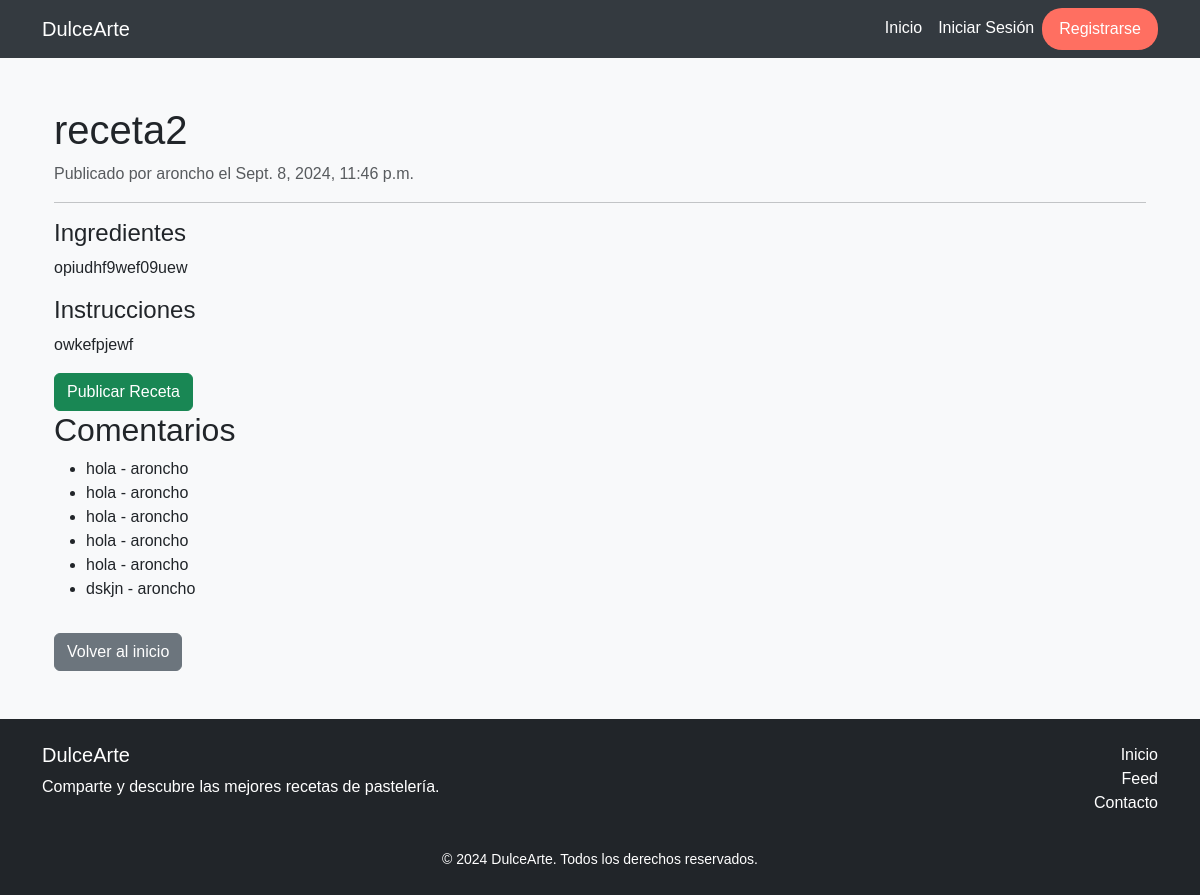
The app's page /receta/2/ with its own data.
### recetas/models.py (models this page shows)
class Receta(models.Model):
    titulo = models.CharField(max_length=200)
    descripcion = models.TextField()
    ingredientes = models.TextField()
    instrucciones = models.TextField()
    autor = models.ForeignKey(settings.AUTH_USER_MODEL, on_delete=models.CASCADE)
    fecha_creacion = models.DateTimeField(auto_now_add=True)

class Comentario(models.Model):
    contenido = models.TextField()
    autor = models.ForeignKey(settings.AUTH_USER_MODEL, on_delete=models.CASCADE)
    receta = models.ForeignKey(Receta, on_delete=models.CASCADE, related_name='comentarios', default=1)
    fecha_creacion = models.DateTimeField(auto_now_add=True)

### usuarios/models.py (models this page shows)
class Usuario(AbstractUser):
    bio = models.TextField(null=True, blank=True)
    avatar = models.ImageField(upload_to='avatars/', null=True, blank=True)
    groups = models.ManyToManyField(
        Group,
        related_name='usuarios_set',  # Cambia el related_name para evitar conflicto
        blank=True,
        help_text='The groups this user belongs to.',
        verbose_name='groups',
    )
    user_permissions = models.ManyToManyField(
        Permission,
        related_name='usuarios_set',  # Cambia el related_name para evitar conflicto
        blank=True,
        help_text='Specific permissions for this user.',
        verbose_name='user permissions',
    )
    def __str__(self):
        return self.username

### recetas/views.py (the view)
# urls.py: path('receta/<int:receta_id>/', views.detalle_receta, name='detalle_receta'),  # Detalle de receta
def detalle_receta(request, receta_id):
    receta = get_object_or_404(Receta, id=receta_id)
    if request.method == 'POST' and 'publicar' in request.POST:
        receta.publicada = True  # Cambiamos el estado de la receta a publicada
        receta.save()
        return redirect('detalle_receta', receta_id=receta.id)
    return render(request, 'recetas/detalle_receta.html', {'receta': receta})

### recetas/templates/recetas/detalle_receta.html (shortened to what this page needs)
{% extends 'recetas/base.html' %}
{% block content %}
    <div class="container mt-5">
        <div class="row">
            <div class="col-md-12">
                <h1>{{ receta.titulo }}</h1>
                <p class="text-muted">Publicado por {{ receta.autor }} el {{ receta.fecha_creacion }}</p>
                <hr>
                <h4>Ingredientes</h4>
                <p>{{ receta.ingredientes }}</p>
                <h4>Instrucciones</h4>
                <p>{{ receta.instrucciones }}</p>
                {% if not receta.publicada %}
                    <form method="post">
                        <button type="submit" name="publicar" class="btn btn-success">Publicar Receta</button>
                    </form>
                {% else %}
                    <p class="text-success">Esta receta ya ha sido publicada.</p>
                {% endif %}
                <h2>Comentarios</h2>
                <ul>
                    {% for comentario in receta.comentarios.all %}
                        <li>{{ comentario.contenido }} - {{ comentario.autor }}</li>
                    {% empty %}
                        <li>No hay comentarios aún.</li>
                    {% endfor %}
                </ul>
                <a href="{% url 'home' %}" class="btn btn-secondary mt-3">Volver al inicio</a>
            </div>
        </div>
    </div>
{% endblock %}

### recetas/templates/recetas/base.html (style rules this page uses)
body { background-color: #f8f9fa; font-family: 'Arial', sans-serif; }

### records on screen
Receta: titulo "receta2", autor "aroncho", fecha_creacion "Sept. 8, 2024, 11:46 p.m.", ingredientes "opiudhf9wef09uew", instrucciones "owkefpjewf"
Comentario: contenido "hola", autor "aroncho"
Comentario: contenido "hola", autor "aroncho"
Comentario: contenido "hola", autor "aroncho"
Comentario: contenido "hola", autor "aroncho"
Comentario: contenido "hola", autor "aroncho"
Comentario: contenido "dskjn", autor "aroncho"
